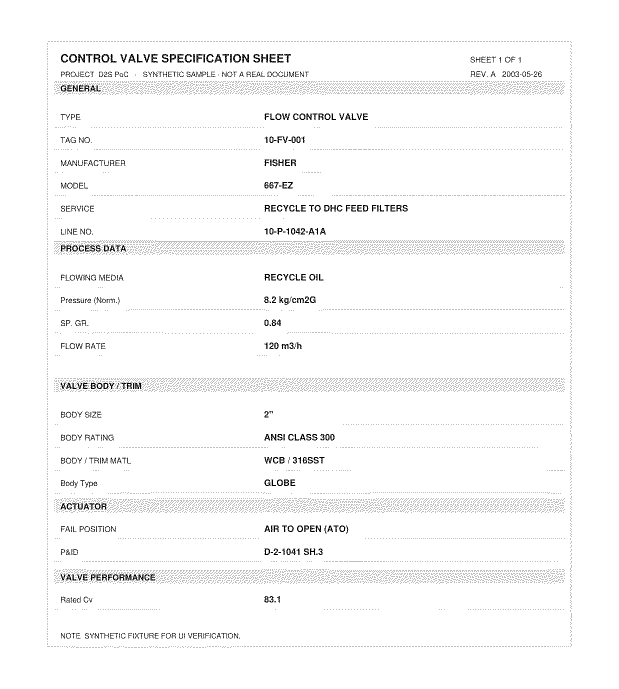
#> input picture fixtures/ui/sample_scan.tif, 1238 x 1377 px (shown at 1/2 size)
$ python -i preprocess.py   (imports and definitions only)
#> lines starting #> are read from the running program, lines starting #| are printed output that depends on the picture; after the words box and inside, x2 and y2 are one past the last pixel; in counts of white or black regions, pixels touching at a corner belong together
#> further down, picture is the input picture: PIL image 1238x1377 1; 97.7% white; black in thin lines or dots, all inside (x1, y1, x2, y2) = (95, 83, 1143, 1295)
# -*- coding: utf-8 -*-
"""전처리 — 기울기 보정 · 90도 방향 보정 · 해상도 정규화. 그리고 좌표 변환 기록.

설계 문서가 명시한 전처리는 이 세 가지뿐이다.
품질 게이트·대비 보정·노이즈 제거 같은 확장은 여기 넣지 않는다(별도 실험장에서 검증).

opencv 를 쓰지 않는다. 각도 탐색과 회전은 pillow + numpy 로만 구현한다.
"""
from __future__ import annotations                      # 타입 표기 일관성 유지

import logging                                          # 관찰 사항을 조용히 버리지 않고 기록
from dataclasses import dataclass                       # 결과 묶음을 불변 자료구조로
from pathlib import Path                                # 경로 입력 지원

import numpy as np                                      # 투영 프로파일 계산 (분산·합)
from PIL import Image                                   # 이미지 회전·확대축소

from .constants import (                                # 임계값은 전부 상수 모듈에서 가져온다
    BACKGROUND_RGB,
    DESKEW_COARSE_STEP_DEGREES,
    DESKEW_FINE_STEP_DEGREES,
    DESKEW_FINE_WINDOW_DEGREES,
    DESKEW_MIN_APPLY_DEGREES,
    DESKEW_PROBE_LONG_EDGE,
    DESKEW_SCORE_WINDOW_RATIO,
    DESKEW_SEARCH_RANGE_DEGREES,
    MAX_UPSCALE_FACTOR,
    ORIENTATION_CANDIDATES,
    ORIENTATION_MARGIN_RATIO,
    TARGET_LONG_EDGE_PX,
    UPSCALE_TRIGGER_RATIO,
)
from .transform import (                                # 좌표 변환 체인
    IDENTITY,
    Matrix,
    PageTransform,
    compose,
    invert,
    rotation_matrix_with_expand,
    scale_matrix,
    to_pil_affine_coeffs,
)

logger = logging.getLogger(__name__)                    # 모듈 전용 로거

# 투영 프로파일 점수의 0 나눗셈 방지용 미세값.
_EPSILON: float = 1e-9


@dataclass(frozen=True)
class Preprocessed:
    """전처리 결과 묶음.

    역할  : VLM 에 넣을 이미지, 좌표 역변환 기록, 원본 이미지(크롭 재판독용),
            그리고 사람이 읽을 관찰 메모를 함께 들고 다닌다.
    입력  : 없음 (preprocess 가 생성)
    출력  : 불변 객체
    부수효과: 없음
    """
    image: Image.Image                                   # 전처리된 이미지 (API 로 보낼 것)
    transform: PageTransform                             # 좌표 역변환 기록 (bbox 계약 이행의 핵심)
    original: Image.Image                                # 원본 이미지 — 크롭 재판독은 여기서 잘라야 화질이 산다
    notes: tuple[str, ...] = ()                          # "3.1도 기울기 보정" 같은 관찰 메모

    # [22 lines left out: functions note_text, _to_rgb, not called in this run]


def _make_probe(image: Image.Image) -> np.ndarray:
    """각도 탐색용 축소 흑백 배열을 만든다 (잉크가 큰 값).

    역할  : 원본 해상도로 수십 번 회전하면 느리다. 글줄의 굵은 구조만 보면 되므로 축소한다.
            잉크를 큰 값으로 반전해 두면 회전 시 빈 영역을 0 으로 채워도 점수가 왜곡되지 않는다.
    입력  : PIL 이미지
    출력  : float32 2차원 배열 (값이 클수록 잉크)
    부수효과: 없음
    """
    gray = image.convert("L")                           # 흑백 변환 (투영에는 밝기만 필요)
    long_edge = max(gray.size)                          # 현재 장변
#> long_edge = 1377
    if long_edge > DESKEW_PROBE_LONG_EDGE:              # 목표보다 크면 축소한다
        ratio = DESKEW_PROBE_LONG_EDGE / float(long_edge)                 # 축소 비율
#> ratio = 0.726
        new_size = (max(int(gray.width * ratio), 1), max(int(gray.height * ratio), 1))  # 최소 1px 보장
#> new_size = (899, 1000)
        gray = gray.resize(new_size, Image.LANCZOS)     # 축소는 LANCZOS (글줄 구조를 잘 보존)
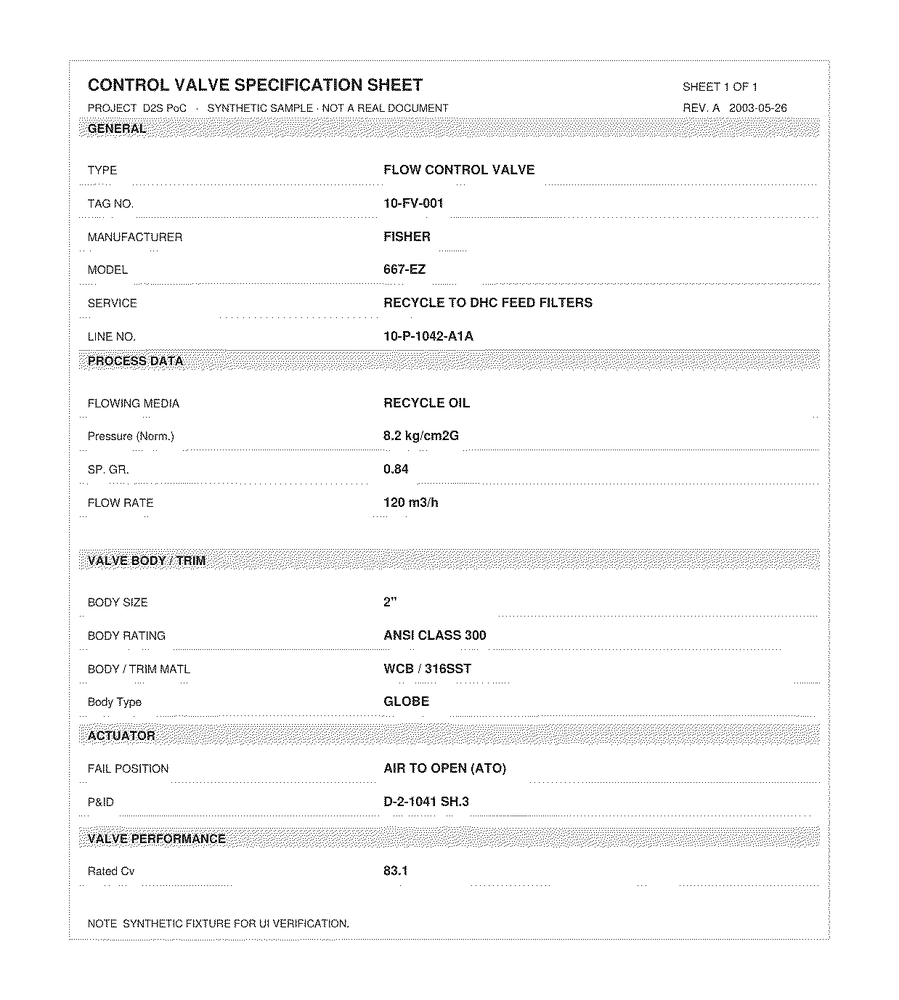
#> gray: PIL image 899x1000 L; min 0, max 255, mean 248.2
    inverted = Image.eval(gray, lambda v: 255 - v)      # 밝기 반전 → 잉크가 큰 값이 된다
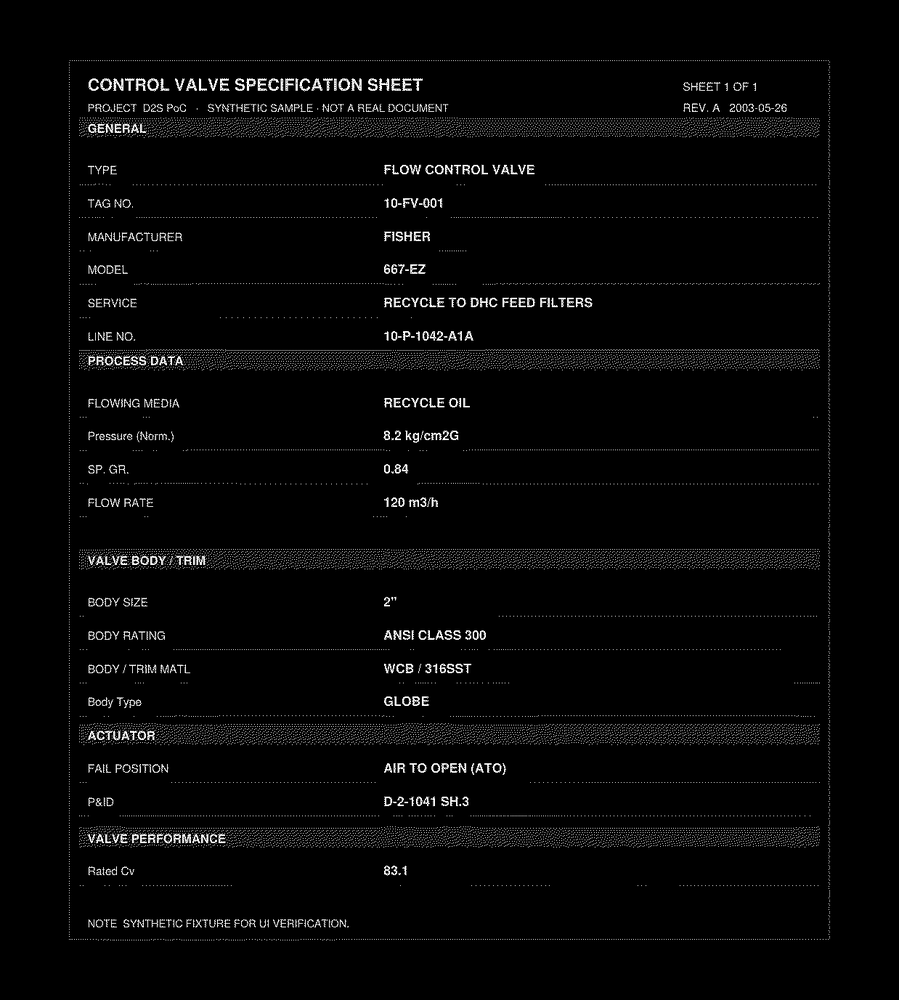
#> inverted: PIL image 899x1000 L; min 0, max 255, mean 6.8
    return np.asarray(inverted, dtype=np.float32)       # numpy 배열로 (분산 계산용)


def _center_window(array: np.ndarray, ratio: float, square: bool) -> np.ndarray:
    """배열 중앙에서 일정 비율의 창을 잘라낸다.

    역할  : 회전마다 달라지는 모서리 결손을 점수에서 배제하고, 후보 간 창 크기를 같게 만든다.
    입력  : array — 2차원 배열, ratio — 창 비율, square — 정사각형으로 자를지 여부
    출력  : 잘린 2차원 배열
    부수효과: 없음
    """
    height, width = array.shape                         # 배열 크기
    if square:                                          # 방향(0 vs 90) 비교는 창 모양이 같아야 공평하다
        side = int(min(height, width) * ratio)          # 짧은 변 기준 정사각형
        win_h = win_w = max(side, 1)                    # 최소 1px 보장
    else:                                               # 같은 방향 안에서의 각도 비교는 비율 창으로 충분
        win_h = max(int(height * ratio), 1)             # 창 높이
        win_w = max(int(width * ratio), 1)              # 창 너비
    top = (height - win_h) // 2                         # 위쪽 여백
    left = (width - win_w) // 2                         # 왼쪽 여백
    return array[top:top + win_h, left:left + win_w]    # 중앙 창 반환


def _profile_score(window: np.ndarray) -> float:
    """행 방향 투영 프로파일의 정규화 분산을 계산한다.

    역할  : 글줄이 수평이면 "글자가 있는 행"과 "행간"의 차이가 커져 분산이 최대가 된다.
            잉크 총량 변화에 흔들리지 않도록 평균의 제곱으로 나눈다(변동계수의 제곱).
    입력  : window — 잉크가 큰 값인 2차원 배열
    출력  : 점수 (클수록 글줄이 수평)
    부수효과: 없음
    """
    profile = window.sum(axis=1)                        # 각 행의 잉크 총합 = 행 방향 투영
    mean = float(profile.mean())                        # 평균 잉크량
    if mean <= _EPSILON:                                # 완전 백지면 비교 의미가 없다
        return 0.0
    return float(profile.var()) / (mean * mean + _EPSILON)  # 정규화 분산


def _score_at_angle(probe: np.ndarray, degrees_ccw: float, *, square: bool) -> float:
    """탐침 배열을 주어진 각도로 회전한 뒤 투영 점수를 낸다.

    입력  : probe — 잉크가 큰 값인 배열, degrees_ccw — 반시계 각도, square — 정사각 창 사용 여부
    출력  : 점수
    부수효과: 없음
    """
    if degrees_ccw == 0.0:                              # 0도는 회전 자체를 건너뛴다 (불필요한 보간 방지)
        rotated = probe
    else:
        as_image = Image.fromarray(probe.astype(np.uint8))                    # 배열 → 이미지
        # expand=False 로 캔버스 크기를 고정한다. 후보마다 프로파일 길이가 달라지면 비교가 불공평해진다.
        # 빈 영역은 0(=잉크 없음)으로 채워야 반전 규약과 맞는다.
        turned = as_image.rotate(degrees_ccw, resample=Image.BILINEAR, expand=False, fillcolor=0)
        rotated = np.asarray(turned, dtype=np.float32)                       # 다시 배열로
    window = _center_window(rotated, DESKEW_SCORE_WINDOW_RATIO, square)      # 중앙 창만 평가
    return _profile_score(window)                                            # 점수 반환


# ══════════════════════════════════════════════════════════════════
#  ① 90도 단위 방향 보정
# ══════════════════════════════════════════════════════════════════

def estimate_orientation(image: Image.Image) -> int:
    """페이지가 누워 있는지 판정해 적용할 반시계 회전 각도를 돌려준다.

    역할  : 스캔 문서에는 가로로 누운 페이지가 흔하다. 글줄 투영이 가장 뚜렷한 방향을 고른다.
    입력  : image — 원본 이미지
    출력  : 0 또는 90 (반시계 회전 각도)
    부수효과: 없음

    한계 (설계상 의도된 것):
        행 방향 투영 점수는 180° 뒤집힘을 구분하지 못한다. 0° 와 180° 의 프로파일이
        (그리고 90° 와 270° 의 프로파일이) 사실상 동일하기 때문이다.
        그래서 180°/270° 는 아예 시도하지 않는다. 거꾸로 스캔된 페이지는 여기서
        바로잡히지 않고, VLM 이 글자를 읽지 못해 '판독 실패' 로 정직하게 남는다.
    """
    probe = _make_probe(image)                          # 축소 탐침 준비
    scores: dict[int, float] = {}                       # 후보별 점수
    for degrees in ORIENTATION_CANDIDATES:              # 0, 90 만 평가한다
        scores[degrees] = _score_at_angle(probe, float(degrees), square=True)  # 정사각 창으로 공평 비교
#> this loop made 2 passes
#> pass 1, in _score_at_angle, `window = _center_window(rotated, DESKEW_SCORE_WINDOW_RATIO, square)`:
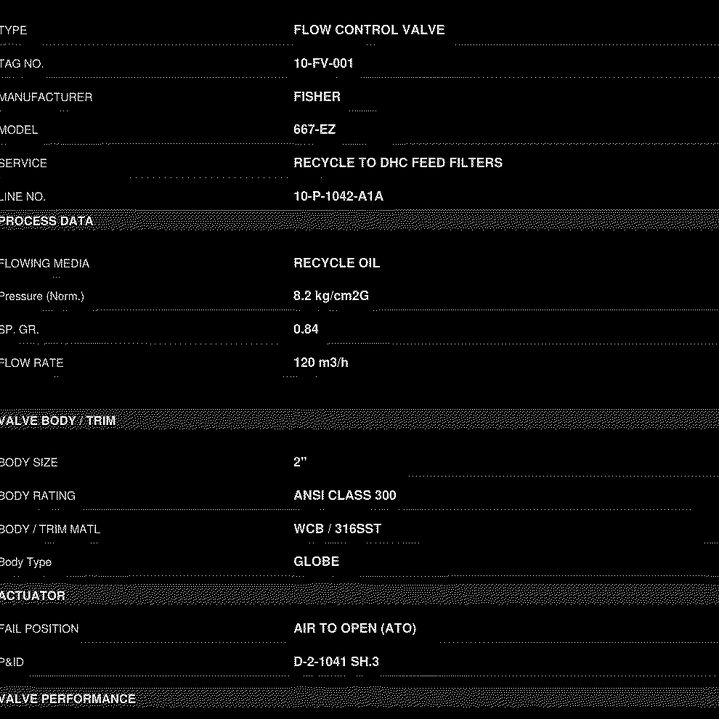
#> window: shape (719, 719) float32; min 0, max 255, mean 8.4
#> pass 2, in _score_at_angle (call 2), `turned = as_image.rotate(degrees_ccw, resample=Image.BILINEAR, expand=..`:
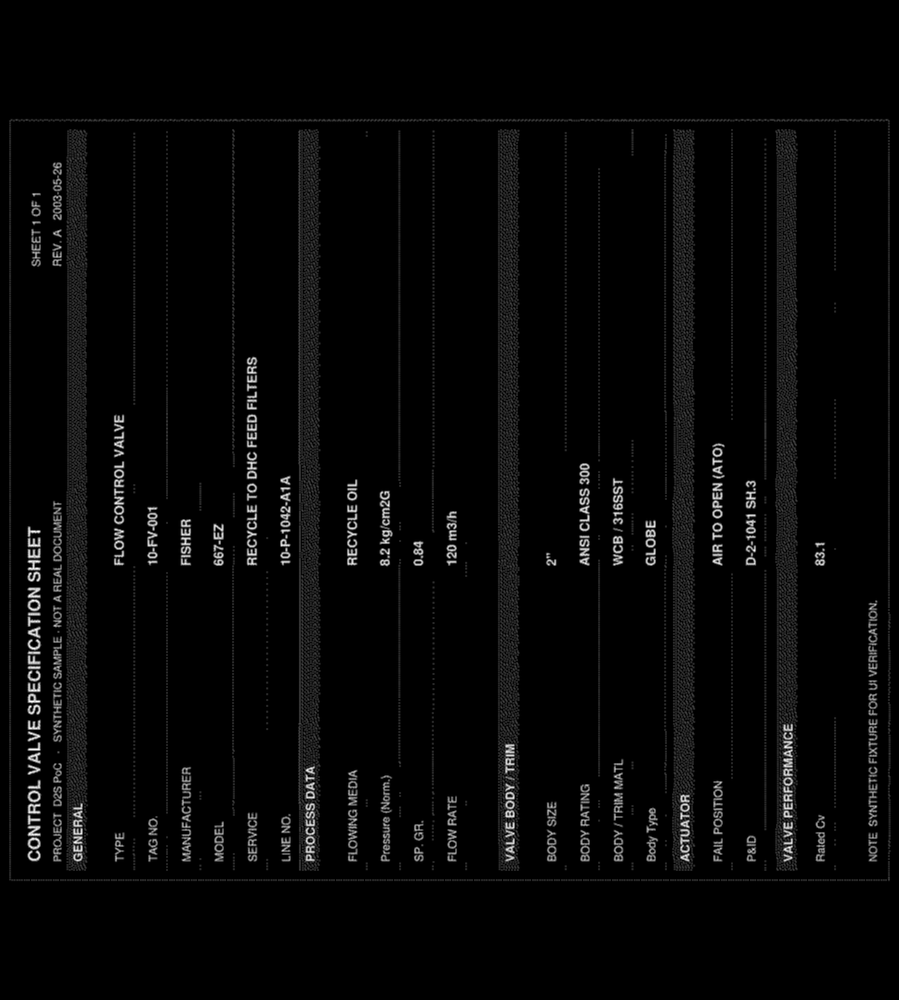
#> turned: PIL image 899x1000 L; min 0, max 255, mean 6.8
#> pass 2, in _score_at_angle (call 2), `window = _center_window(rotated, DESKEW_SCORE_WINDOW_RATIO, square)`:
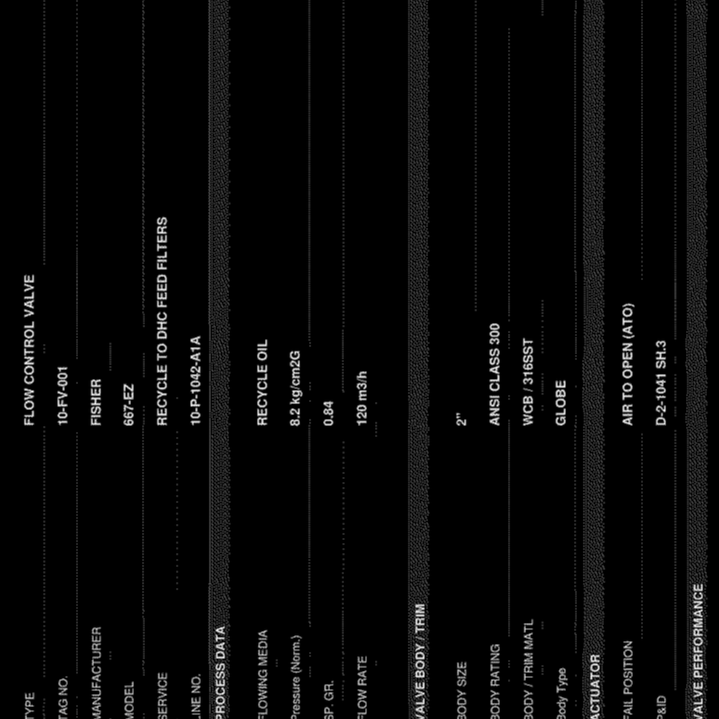
#> window: shape (719, 719) float32; min 0, max 255, mean 8.3
#> after the loop, scores = {0: 2.59, 90: 0.584}
    base = scores.get(0, 0.0)                           # 회전하지 않았을 때의 점수
#> base = 2.59
    best_degrees = 0                                    # 기본은 회전하지 않는 것
    best_score = base                                   # 기준 점수
#> best_score = 2.59
    for degrees, score in scores.items():               # 후보를 훑는다
        if degrees == 0:                                # 기준값은 이미 반영했다
            continue
        if score > best_score and score > base * ORIENTATION_MARGIN_RATIO:  # 여유를 넘겨야 채택
            best_degrees = degrees                      # 채택된 회전량
            best_score = score                          # 채택된 점수
#> this loop made 2 passes
#> (degrees, score) on passes 1 to 2: (0, 2.59), (90, 0.584)
#> after the loop, best_degrees = 0; best_score = 2.59
    logger.debug("방향 판정 점수=%s → %d도", scores, best_degrees)  # 판정 근거를 남긴다
    return best_degrees                                 # 0 또는 90


# ══════════════════════════════════════════════════════════════════
#  ② 기울기 보정 (projection profile, coarse → fine)
# ══════════════════════════════════════════════════════════════════

# [181 lines left out: functions estimate_skew, _angle_range, _best_angle, plan_scale, preprocess, _load_image, not called in this run]

>>> from PIL import Image
>>> picture = Image.open('../../../fixtures/ui/sample_scan.tif')
>>> result = estimate_orientation(picture)
#> result = 0
